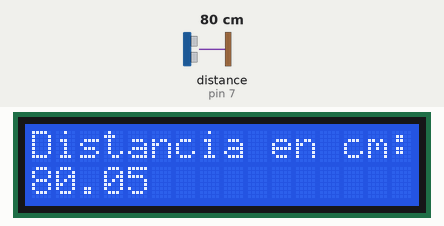
Recording of a sketch running on a simulated Arduino Uno, built with avr-gcc and run on an emulated ATmega328P. On the bench: 16×2 character LCD. Wiring (inferred from the names in the program): ultrasonic range finder: trigger pin 7; echo pin 7. The inputs (shaded band) are chosen by the test bench; at power-on: distance to the obstacle (sensor on pin 7) 80 cm. The echo pulse lasts 58.3 µs per cm.

Above: at 3.2 s.
3.3 s: distance to the obstacle (sensor on pin 7) set to 9 cm
At 3.54 s:
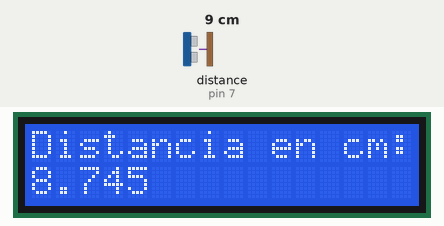
4.8 s: distance to the obstacle (sensor on pin 7) set to 4 cm
At 6.0 s:
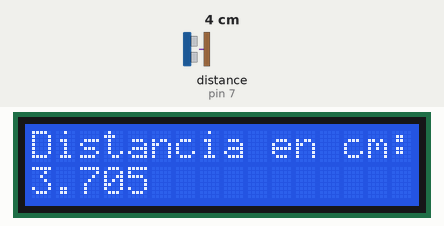
6.4 s: distance to the obstacle (sensor on pin 7) set to 299 cm
At 6.75 s:
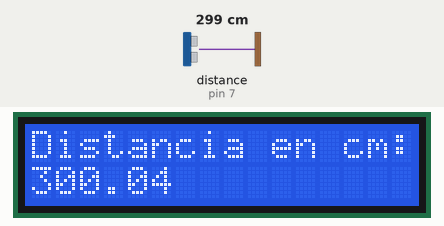
Timing chart, 0 to 9.4 s (numbered marks = the images above; inputs shaded):
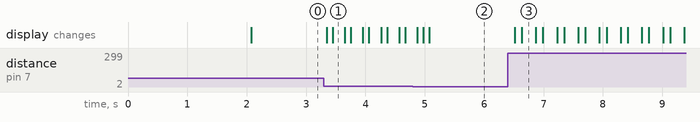

Measured:
- after the input at 3.3 s, the display: first changes at once (image 1 shows a later state)
- after the input at 4.8 s, the display: changes after 0.07 s (image 2)
- after the input at 6.4 s, the display: first changes after 0.11 s (image 3 shows a later state)

The sketch:

UTN-Clase-Arduino09_002.ino
```cpp
//Libreria para LCD
#include <LiquidCrystal.h>

//Cnfiguro LCD (pines)
LiquidCrystal lcd(12, 11, 5, 4, 3, 2);

int triggerPin = 7;
int echoPin = 7;
float distancia = 0;
int lectura = 0;
int anterior = 0;

void setup()
{
  //Inicializo el LCD
  lcd.begin(16,2);
  //Mando un mensaje para mostrar en el LCD
  lcd.print("Iniciando");
  //Indico la línea en la que se muestra el mensaje
  lcd.setCursor(0,1);
  lcd.print("Sistema");
  delay(1000);
  //Limpio el LCD
  lcd.clear();

  //Muestro nuevamente
  lcd.print("Iniciando");
  lcd.setCursor(0,1);
  lcd.print("Sistema");
  delay(1000);
  lcd.clear();

  //Nuevo mensaje
  lcd.print("Distancia en cm: ");
  lcd.setCursor(0,1);
}

void loop()
{
  lcd.setCursor(0,1);
  lectura = readUltrasonicDistance(triggerPin,echoPin);
  if (lectura != anterior){
   distancia = 0.01723 * lectura;
   lcd.print(distancia);
   anterior = lectura;
  }
  delay(100);
}

long readUltrasonicDistance(int triggerPin, int echoPin)
{
  pinMode(triggerPin, OUTPUT);
  digitalWrite(triggerPin, LOW);
  delayMicroseconds(2);
  digitalWrite(triggerPin, HIGH);
  delayMicroseconds(10);
  digitalWrite(triggerPin, LOW);
  pinMode(echoPin, INPUT);
  return pulseIn(echoPin, HIGH);
}
```
